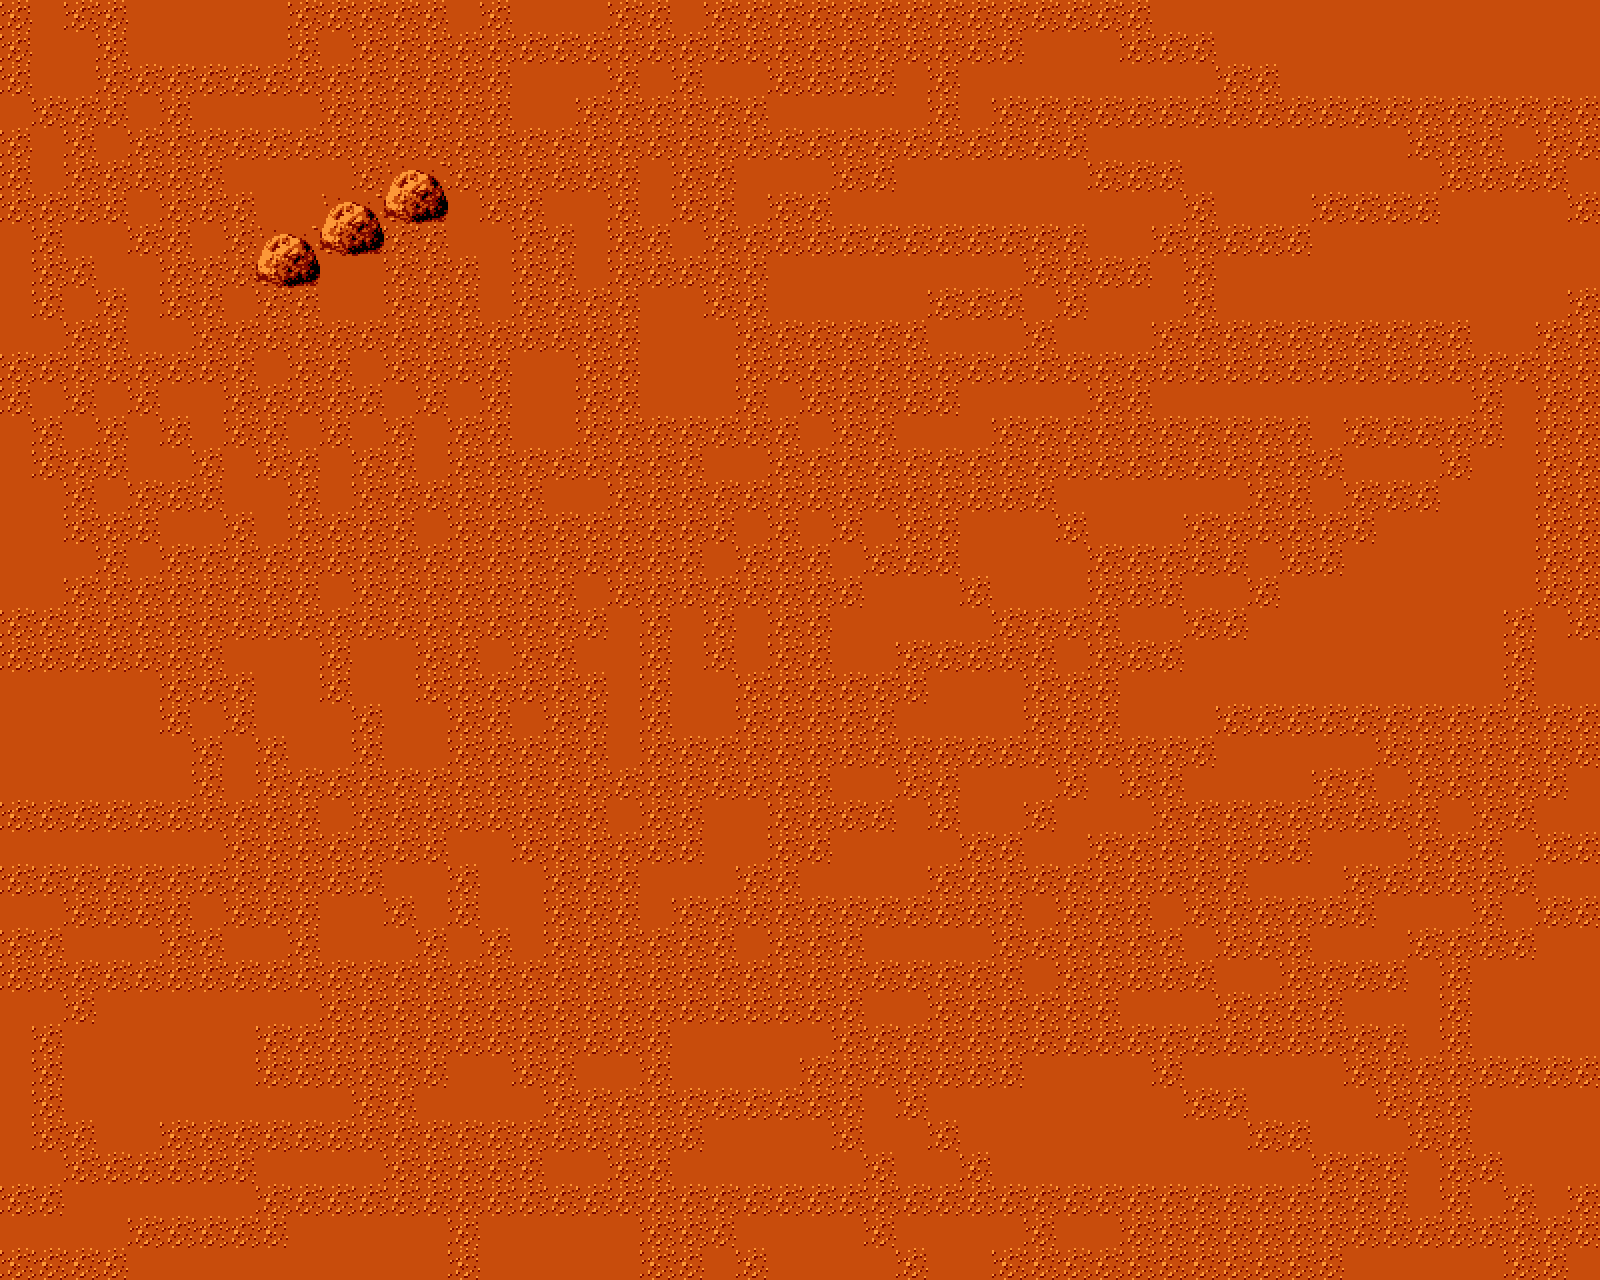

This is a level from a 2D game, rendered from its Tiled map with the project's own tilesets. A one-line summary and the map file follow, with tile-layer data summarised:
An orthogonal 50x40 tile map with 32x32 px tiles, 2 tile layers (backgroundLayer, blockedLayer).

<map version="1.0" orientation="orthogonal" width="50" height="40" tilewidth="32" tileheight="32">
 <tileset firstgid="1" name="commando" tilewidth="32" tileheight="32">
  <image source="../img/tiles.png" width="160" height="608" />
 </tileset>
 <layer name="backgroundLayer" width="50" height="40">
  <data>[2000 cells, 2000 non-empty, 2 distinct tile ids]</data>
 </layer>
 <layer name="blockedLayer" width="50" height="40">
  <data>[2000 cells, 12 non-empty, 4 distinct tile ids]</data>
 </layer>
</map>
